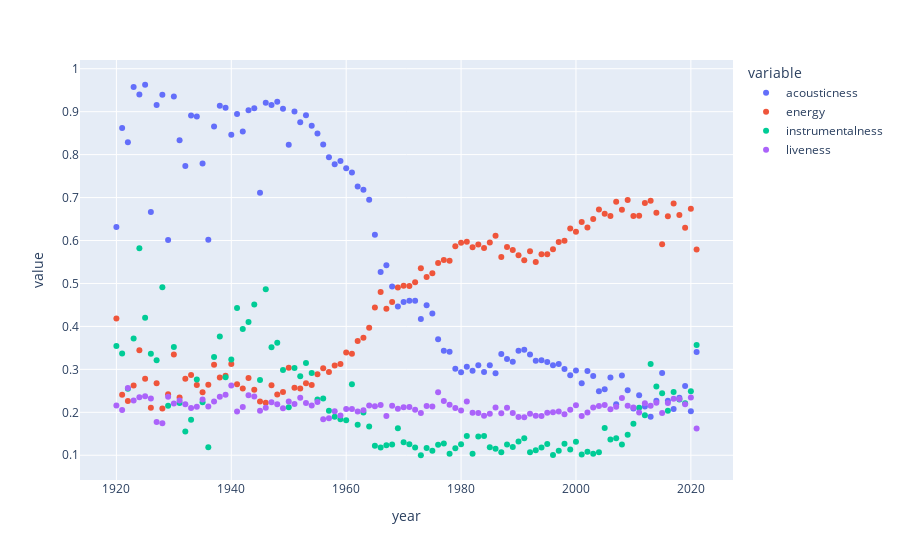

The code cell stored with this chart in its notebook:
### Code cell
#Data visualization
import plotly.express as px

observe_features = ['acousticness', 'energy', 'instrumentalness', 'liveness']

fig = px.scatter(year_df, x = 'year', y = observe_features)

fig.show()
